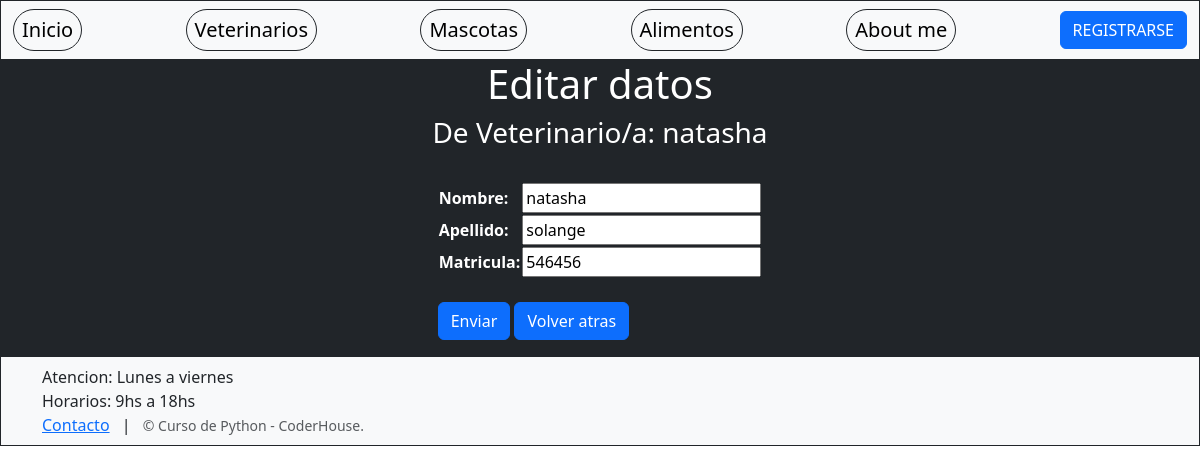
/AppCoder/editarVeterinario/natasha, run on the app's committed database.
### AppCoder/models.py (models this page shows, shortened)
class Veterinarios(models.Model):
    nombre=models.CharField(max_length=30)
    apellido= models.CharField(max_length=30)
    matricula= models.IntegerField()

### AppCoder/views.py (the view)
# urls.py: path('editarVeterinario/<veterinario_nombre>', views.editarVeterinario, name = "EditarVeterinario"),
def editarVeterinario(request, veterinario_nombre):
    veterinario = Veterinarios.objects.get(nombre = veterinario_nombre)
    if request.method == "POST" :
        miFormulario = VeterinariosForms(request.POST)
        print(miFormulario)
        if miFormulario.is_valid :
            informacion = miFormulario.cleaned_data
            veterinario.nombre = informacion['nombre']
            veterinario.apellido = informacion['apellido']
            veterinario.matricula = informacion['matricula']
            veterinario.save()
            return render(request, "AppCoder/inicio.html")
    else:
        miFormulario = VeterinariosForms(initial = {'nombre': veterinario.nombre, 'apellido': veterinario.apellido, 'matricula': veterinario.matricula})
    return render(request, "AppCoder/editarVeterinario.html", {"miFormulario": miFormulario, "veterinario_nombre": veterinario_nombre})

### AppCoder/forms.py
class VeterinariosForms(forms.Form):
    nombre= forms.CharField(max_length=30)
    apellido= forms.CharField(max_length=30)
    matricula= forms.IntegerField()

### AppCoder/templates/AppCoder/editarVeterinario.html
{% extends "AppCoder/padre.html" %}
{% load static %}
{% block contenidoQueCambia %}
    <div class="bg-dark">
        <h1 class="text-center text-white">Editar datos</h1>
        <h3 class="text-center text-white">De Veterinario/a: {{veterinario_nombre}}</h3>
        <div class="d-flex justify-content-center text-white">
            <form action="" method="POST">{% csrf_token %}
                <table class="my-4">
                    {{ miFormulario.as_table }}
                </table>
                <input type="submit", value="Enviar"  class="mb-3 btn btn-primary">
                <button class="mb-3 btn btn-primary"><a href="{% url 'LeerVeterinarios' %}" class="text-white text-decoration-none">Volver atras</a></button>
            </form>
        </div>
    </div>
{% endblock %}

### data on the page
Veterinarios: nombre "natasha", apellido "solange", matricula "546456"
